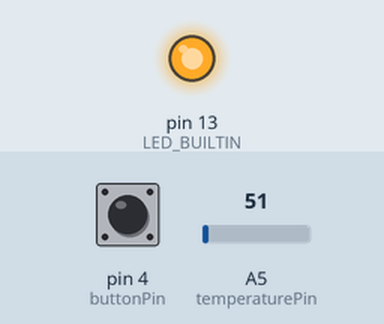
This sketch was run on a simulated Arduino Uno, built with avr-gcc and run on an emulated ATmega328P. Parts: output pins drawn as LEDs (lit = HIGH). The inputs (shaded band) are chosen by the test bench; at power-on: pin 4 (buttonPin) LOW, A5 (temperaturePin) = 51. What the sketch prints to the serial monitor is not drawn.

Above: at 1.2 s.
1.3 s: pin 4 (buttonPin) pulled HIGH for 0.15 s
At 2.3 s:
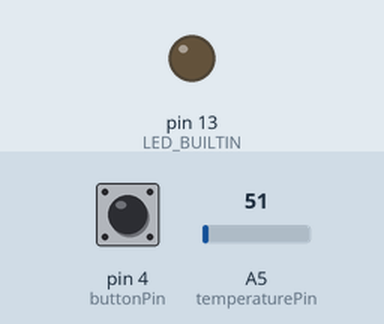
2.9 s: pin 4 (buttonPin) pulled HIGH for 1 s
At 3.5 s:
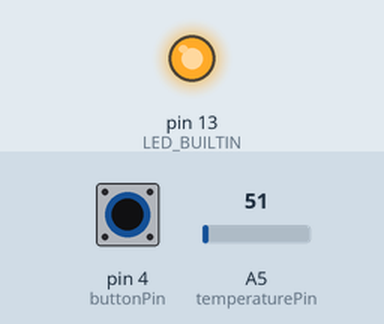
5.4 s: pin 4 (buttonPin) pulled HIGH for 3.2 s
At 6.4 s:
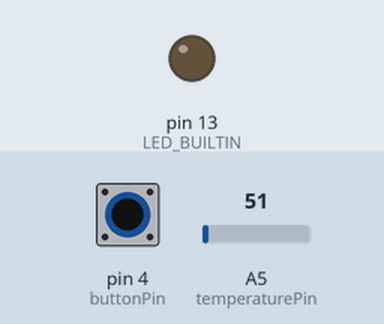
Timing chart, 0 to 8.4 s (numbered marks = the images above; inputs shaded):
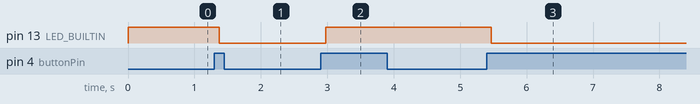

The sketch:

Button_sketch.ino
```cpp
// constants won't change. They're used here to set pin numbers:
const int buttonPin = 4;  // the number of the pushbutton pin
const int temperaturePin = 5; // the number of the temperature sensor output pin

// Variables will change:
int ledState = HIGH;        // the current state of the output pin
int buttonState;            // the current reading from the input pin
int lastButtonState = LOW;  // the previous reading from the input pin

// the following variables are unsigned longs because the time, measured in
// milliseconds, will quickly become a bigger number than can be stored in an int.
unsigned long lastDebounceTime = 0;  // the last time the output pin was toggled
unsigned long debounceDelay = 50;    // the debounce time; increase if the output flickers

void setup() {
  Serial.begin(9600);

  pinMode(buttonPin, INPUT);

  pinMode(LED_BUILTIN, OUTPUT);

  digitalWrite(LED_BUILTIN, ledState);
}

void loop() {
  // read the state of the switch into a local variable:
  int reading = digitalRead(buttonPin);

  int rawvoltage = analogRead(temperaturePin);

  // Convert the raw voltage to millivolts (LM35 outputs 10 mV per degree Celsius)
  float millivolts = (rawvoltage / 1024.0) * 3300;

  // Convert millivolts to degrees Celsius
  float celsius = millivolts / 10;

  Serial.println(rawvoltage);
  Serial.println(celsius);

  // If the switch changed, due to noise or pressing:
  if (reading != lastButtonState) {
    // reset the debouncing timer
    lastDebounceTime = millis();
  }

  if ((millis() - lastDebounceTime) > debounceDelay) {
    // whatever the reading is at, it's been there for longer than the debounce
    // delay, so take it as the actual current state:

    // if the button state has changed:
    if (reading != buttonState) {
      buttonState = reading;
      // only toggle the LED if the new button state is HIGH
      if (buttonState == HIGH) {
        ledState = !ledState;
      }
    }
  }

  // set the LED:
  digitalWrite(LED_BUILTIN, ledState);

  // save the reading. Next time through the loop, it'll be the lastButtonState:
  lastButtonState = reading;
}
```

Measured:
- after the input at 1.3 s, pin 13 (LED_BUILTIN): HIGH → LOW after 0.07 s
- after the input at 2.9 s, pin 13 (LED_BUILTIN): LOW → HIGH after 0.08 s
- after the input at 5.4 s, pin 13 (LED_BUILTIN): HIGH → LOW after 0.07 s
